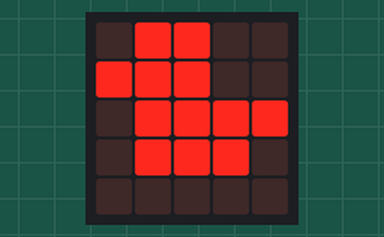
A program run on a simulated BBC micro:bit (MakeCode). Shown: the board's 5×5 LED display.

Above: at 0.1 s.
At 1.7 s:
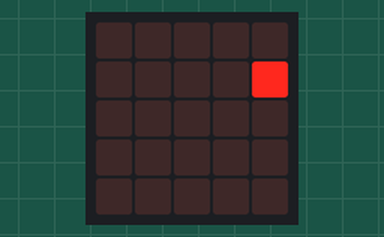
At 2.3 s:
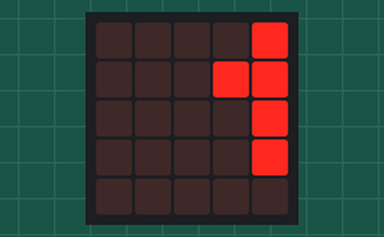
At 3.5 s:
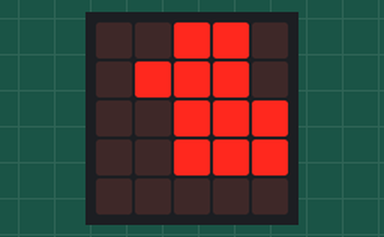
At 5.3 s:
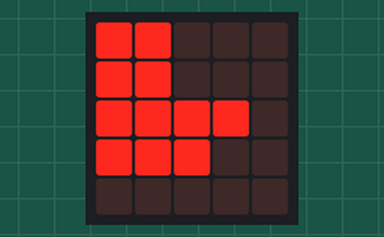
At 7.1 s:
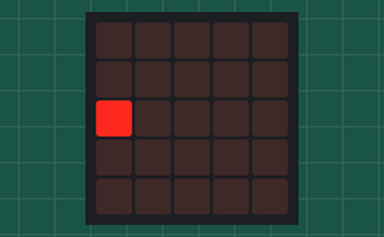

The program:

main.ts
```typescript
basic.showIcon(IconNames.Duck)
basic.pause(1000)
basic.forever(function () {
    basic.showLeds(`
        . . . . .
        . . . . #
        . . . . .
        . . . . .
        . . . . .
        `)
    basic.pause(200)
    basic.showLeds(`
        . . . . #
        . . . # #
        . . . . #
        . . . . #
        . . . . .
        `)
    basic.pause(200)
    basic.showLeds(`
        . . . # #
        . . # # #
        . . . # #
        . . . # #
        . . . . .
        `)
    basic.pause(200)
    basic.showLeds(`
        . . # # .
        . # # # .
        . . # # #
        . . # # #
        . . . . .
        `)
    basic.pause(200)
    basic.showLeds(`
        . . # # .
        . # # # .
        . . # # #
        . . # # #
        . . . . .
        `)
    basic.pause(200)
    basic.showLeds(`
        . # # . .
        # # # . .
        . # # # #
        . # # # .
        . . . . .
        `)
    basic.pause(200)
    basic.showLeds(`
        # # . . .
        # # . . .
        # # # # .
        # # # . .
        . . . . .
        `)
    basic.pause(200)
    basic.showLeds(`
        # . . . .
        # . . . .
        # # # . .
        # # . . .
        . . . . .
        `)
    basic.pause(200)
    basic.showLeds(`
        . . . . .
        . . . . .
        # # . . .
        # . . . .
        . . . . .
        `)
    basic.pause(200)
    basic.showLeds(`
        . . . . .
        . . . . .
        # . . . .
        . . . . .
        . . . . .
        `)
    basic.pause(200)
    basic.showLeds(`
        . . . . .
        . . . . .
        . . . . .
        . . . . .
        . . . . .
        `)
})
```

test.ts
```typescript
// 在此处测试；当此软件包作为插件使用时，将不会编译此软件包。
```

Measured:
- by itself, everything shown: repeats every 6.4 s, in 10 steps
- what the display in image 1 shows lasts 0.6 s, from 1.6 s to 2.2 s
- what the display in image 3 shows lasts 1.2 s, from 3.4 s to 4.6 s
